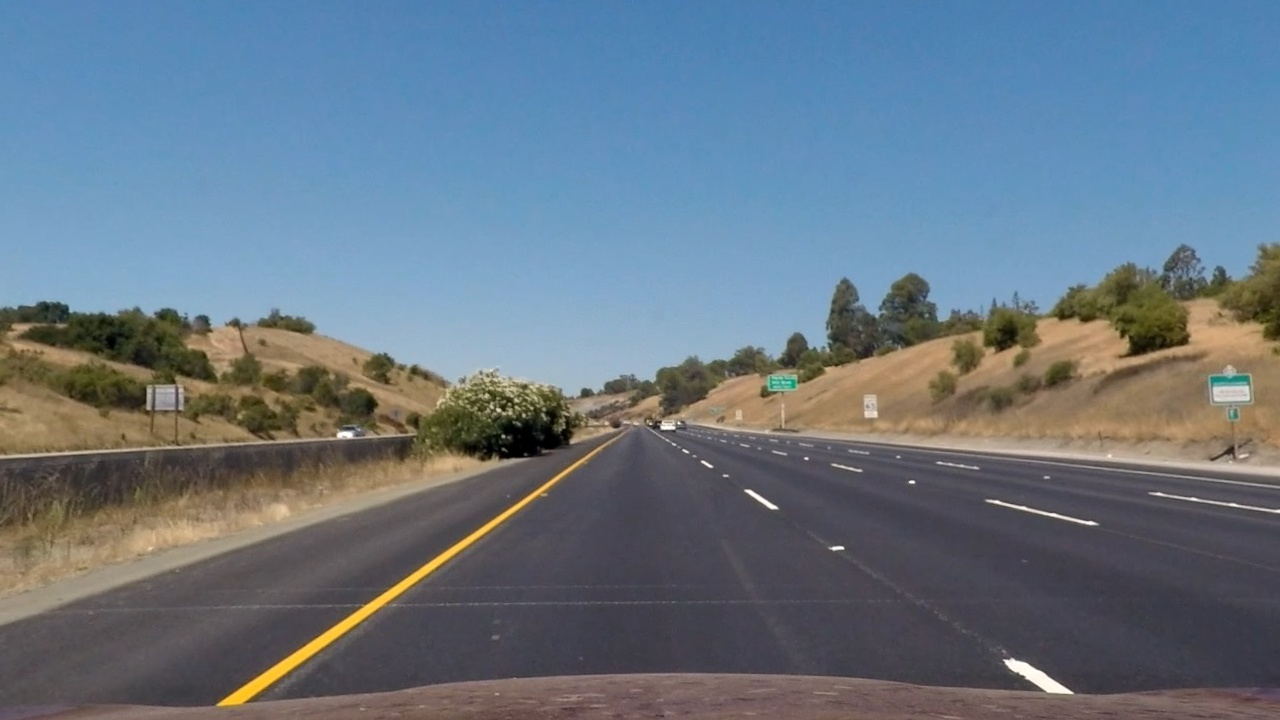
#> input picture output_images/test_images/straight_lines1.jpg, 1280 x 720 px; its folder holds 5 pictures in this run
$ jupyter execute --allow-errors P2.ipynb   (shell and % lines are left out)   (older library calls are emulated)
#> lines starting #> are read from the running program, lines starting #| are printed output that depends on the picture; after the words box and inside, x2 and y2 are one past the last pixel; in counts of white or black regions, pixels touching at a corner belong together; long printed decimals are rounded
[cell 1]
import numpy as np
import cv2
import glob
import matplotlib.pyplot as plt
import os

[cell 2]
def plot_figures(figures, nrows = 1, ncols=2):
    """Plot a dictionary of figures.

    Parameters
    ----------
    figures : <title, figure> dictionary
    ncols : number of columns of subplots wanted in the display
    nrows : number of rows of subplots wanted in the figure
    """
    fig, axeslist = plt.subplots(ncols=ncols, nrows=nrows)
    print(len(figures))
    for ind,title in enumerate(figures):
        axeslist.ravel()[ind].imshow(figures[title])
        axeslist.ravel()[ind].set_title(title)
        axeslist.ravel()[ind].set_axis_off()
    plt.tight_layout()
    plt.show()

[cell 3]
def show_images(images, cols = 1, titles = None):
    """Display a list of images in a single figure with matplotlib.

    Parameters
    ---------
    images: List of np.arrays compatible with plt.imshow.

    cols (Default = 1): Number of columns in figure (number of rows is
                        set to np.ceil(n_images/float(cols))).

    titles: List of titles corresponding to each image. Must have
            the same length as titles.
    """
    #print(len(titles))
    assert((titles is None)or (len(images) == len(titles)))
    n_images = len(images)
    if titles is None: titles = ['Image (%d)' % i for i in range(1,n_images + 1)]
    fig = plt.figure()
    for n, (image, title) in enumerate(zip(images, titles)):
        a = fig.add_subplot(cols, np.ceil(n_images/float(cols)), n + 1)
        if image.ndim == 2:
            plt.gray()
        plt.imshow(image)
        a.set_title(title)
        a.set_axis_off()
    fig.set_size_inches(np.array(fig.get_size_inches()) * n_images)
    plt.show()

[cell 4]
import matplotlib.image as mpimg
images = glob.glob('test_images/*.jpg')
image_list = []
title_list = []
for fname in images:
    img = mpimg.imread(fname)
#> img is the input picture: shape (720, 1280, 3); mean R, G, B 103.6, 118.3, 131.6
    file_name = fname.split("/")[1]
    undistort_img = mpimg.imread(os.path.join('output_images',fname))
    image_list.append(img)
    image_list.append(undistort_img)
    title_list.append(fname)
    title_list.append("output_images/" + fname)
#> (the rest of this cell did not finish here and is left out)


[cell 5]
def calibtrate_camera():
    # prepare object points, like (0,0,0), (1,0,0), (2,0,0) ....,(6,5,0)
    objp = np.zeros((9*6,3),np.float32)
    objp[:,:2] = np.mgrid[0:9,0:6].T.reshape(-1,2)

    # Arrays to store object points and image points from all the images.
    objpoints = [] # 3d points in real world space
    imgpoints = [] # 2d points in image plane

    # Make a list of calibration images
    images = glob.glob('camera_cal/calibration*.jpg')
#     f, (ax1,ax2) = plt.subplots(1,2,figsize=(24,9))
#     f.tight_layout()
    for fname in images:
        img = cv2.imread(fname)
        gray = cv2.cvtColor(img,cv2.COLOR_BGR2GRAY)
        # Find the chessboard corners
        ret, corners = cv2.findChessboardCorners(gray,(9,6),None)
        if ret == True:
            objpoints.append(objp)
            imgpoints.append(corners)
    ret, mtx, dist, rvecs, tvecs = cv2.calibrateCamera(objpoints,imgpoints,gray.shape[::-1],None,None)
    # [5 lines of commented-out code are left out]
    return mtx, dist
#> (the rest of this cell did not finish here and is left out)

[cell 6]
def undistort_images(path):
#> called with path = 'test_images'
    images = glob.glob(path + '/*.jpg')
    for fname in images:
        img = cv2.imread(fname)
        undist = cv2.undistort(img,mtx,dist,None,mtx)
        cv2.imwrite(os.path.join('output_images/',fname),undist)
#> (the rest of this cell did not finish here and is left out)

[cell 7]
# Import everything needed to edit/save/watch video clips
from moviepy.editor import VideoFileClip
from IPython.display import HTML
output_video = 'project_video.mp4'
## To speed up the testing process you may want to try your pipeline on a shorter subclip of the video
## To do so add .subclip(start_second,end_second) to the end of the line below
## Where start_second and end_second are integer values representing the start and end of the subclip
## You may also uncomment the following line for a subclip of the first 5 seconds
#clip1 = VideoFileClip("test_videos/solidWhiteRight.mp4").subclip(0,5)
#> (the rest of this cell did not finish here and is left out)

[cell 8]
output_video = 'project_video.mp4'
HTML("""
<video width="960" height="540" controls>
  <source src="{0}">
</video>
""".format(output_video))

[cell 9]
def abs_sobel_thresh(gray, orient='x', sobel_kernel=3, thresh=(0, 255)):
    # Calculate directional gradient
    # Apply threshold
    x = 1 if orient == 'x' else 0
    y = 1 if orient == 'y' else 0
    sobel = cv2.Sobel(gray,cv2.CV_64F,x,y,ksize=sobel_kernel)
    sobel_abs = np.absolute(sobel)
    sobel_scaled = np.uint8(255*sobel_abs/np.max(sobel_abs))
    grad_binary = np.zeros_like(sobel_scaled)
    grad_binary[(sobel_scaled >= thresh[0]) & (sobel_scaled <= thresh[1])] = 1
    return grad_binary

def mag_thresh(gray, sobel_kernel=3, mag_thresh=(0, 255)):
    # Calculate gradient magnitude
    # Apply threshold
    sobel_x = cv2.Sobel(gray,cv2.CV_64F,1,0,ksize=sobel_kernel)
    sobel_y = cv2.Sobel(gray,cv2.CV_64F,0,1,ksize=sobel_kernel)
    sobel_mag = np.sqrt(np.square(sobel_x) + np.square(sobel_y))
    sobel_mag_abs = np.absolute(sobel_mag)
    sobel_mag_scaled = np.uint8(255*sobel_mag_abs/np.max(sobel_mag_abs))
    mag_binary = np.zeros_like(sobel_mag_scaled)
    mag_binary[(sobel_mag_scaled >= mag_thresh[0]) & (sobel_mag_scaled <= mag_thresh[1])] = 1
    return mag_binary

def dir_threshold(gray, sobel_kernel=3, thresh=(0, np.pi/2)):
    # Calculate gradient direction
    # Apply threshold
    sobel_x = cv2.Sobel(gray,cv2.CV_64F,1,0,ksize=sobel_kernel)
    sobel_y = cv2.Sobel(gray,cv2.CV_64F,0,1,ksize=sobel_kernel)
    sobel_abs_dir = np.arctan2(np.absolute(sobel_y),np.absolute(sobel_x))
    dir_binary = np.zeros_like(sobel_abs_dir)
    dir_binary[(sobel_abs_dir >= thresh[0]) & (sobel_abs_dir <= thresh[1])] = 1
    return dir_binary
def color_threshold(img,thresh):
    hls_img = cv2.cvtColor(img,cv2.COLOR_BGR2HLS)
    S = hls_img[:,:,2]
    binary = np.zeros_like(S)
    binary[(S >= thresh[0]) & (S <= thresh[1])]=1
    return binary

[cell 10]
image = cv2.imread('output_images/test_images/test5.jpg')
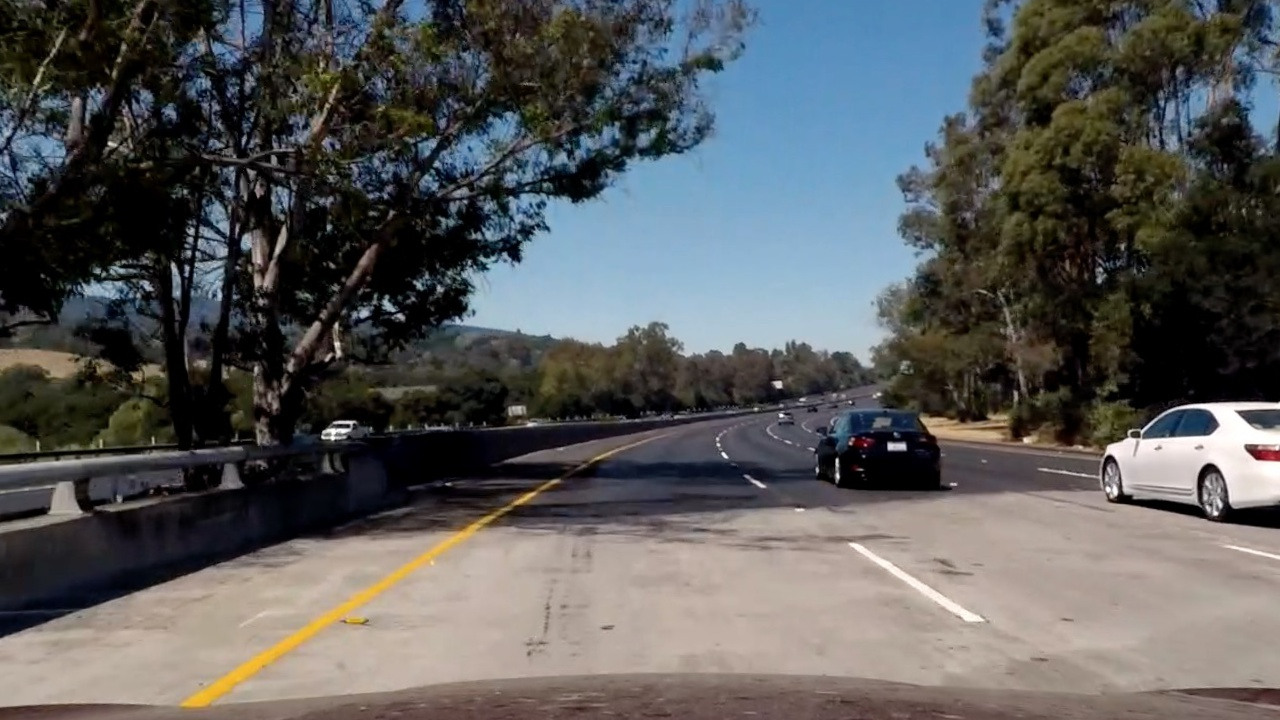
#> input picture output_images/test_images/test5.jpg, 1280 x 720 px
#> image is the input picture: shape (720, 1280, 3); mean B, G, R 90.8, 90.6, 89.7
ksize = 11
S_binary = color_threshold(image,(90,255))
#> in color_threshold, `hls_img = cv2.cvtColor(img,cv2.COLOR_BGR2HLS)`: hls_img: shape (720, 1280, 3); mean of channels 0, 1, 2 55.3, 90.3, 67
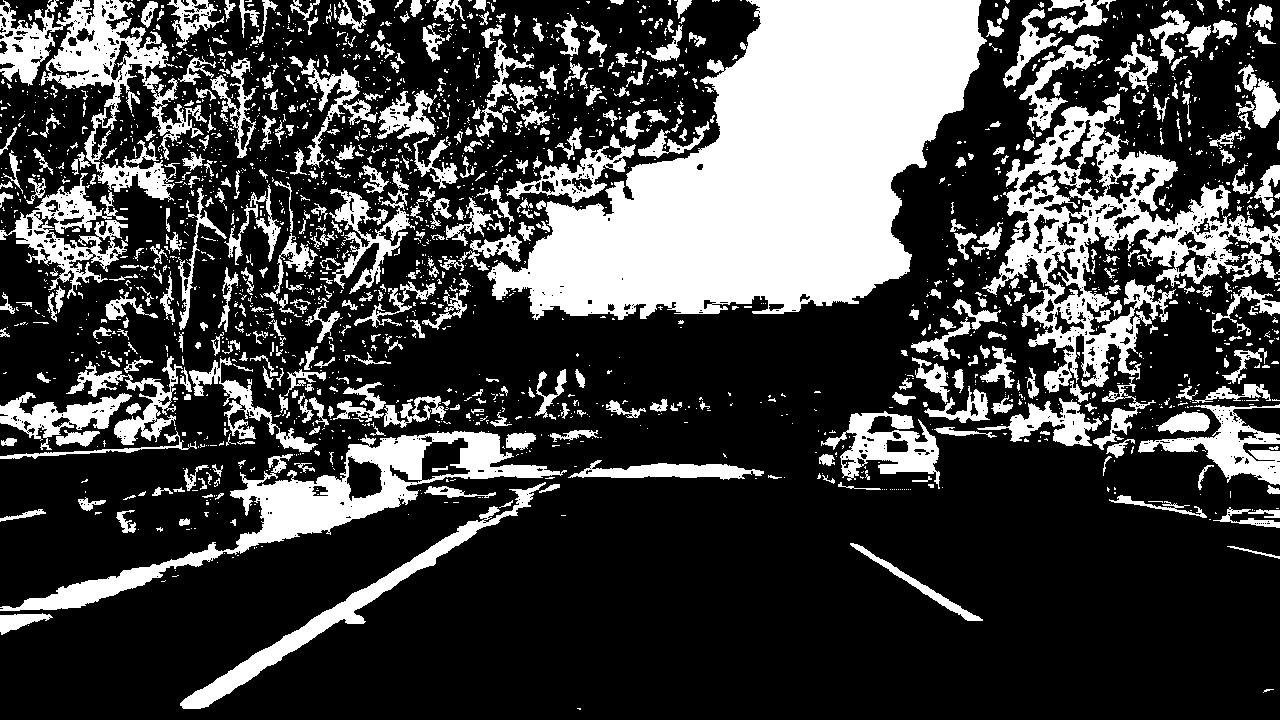
#> S_binary: shape (720, 1280); values 0 (black) and 1 (white), 27.1% white; 2210 white regions (1722 under 20 px), largest, box (x1, y1, x2, y2) and area: (487, 0, 987, 320) 87758, (982, 93, 1280, 393) 24539, (0, 431, 567, 611) 15710
gray = cv2.cvtColor(image,cv2.COLOR_BGR2GRAY)
hls_img = cv2.cvtColor(image,cv2.COLOR_BGR2HLS)
S_channel = hls_img[:,:,2]
gradx = abs_sobel_thresh(S_channel, orient='x', sobel_kernel=ksize, thresh=(20, 100))
#> gradx: shape (720, 1280); values 0 (black) and 1 (white), 22.9% white; 1737 white regions (1067 under 20 px), largest, box (x1, y1, x2, y2) and area: (129, 10, 577, 473) 43398, (1, 0, 296, 327) 28298, (951, 111, 1190, 448) 21596
grady = abs_sobel_thresh(gray, orient='y', sobel_kernel=ksize, thresh=(20, 100))
#> grady: shape (720, 1280); values 0 (black) and 1 (white), 18.1% white; 2782 white regions (1581 under 20 px), largest, box (x1, y1, x2, y2) and area: (0, 475, 688, 642) 8526, (384, 383, 878, 475) 7936, (900, 398, 1280, 480) 5535
mag_binary = mag_thresh(S_channel, sobel_kernel=ksize, mag_thresh=(30, 100))
#> mag_binary: shape (720, 1280); values 0 (black) and 1 (white), 23.6% white; 950 white regions (636 under 20 px), largest, box (x1, y1, x2, y2) and area: (0, 0, 711, 712) 113498, (889, 6, 1280, 501) 48179, (807, 409, 951, 493) 3999
dir_binary = dir_threshold(S_channel, sobel_kernel=ksize, thresh=(0.7, 1.3))
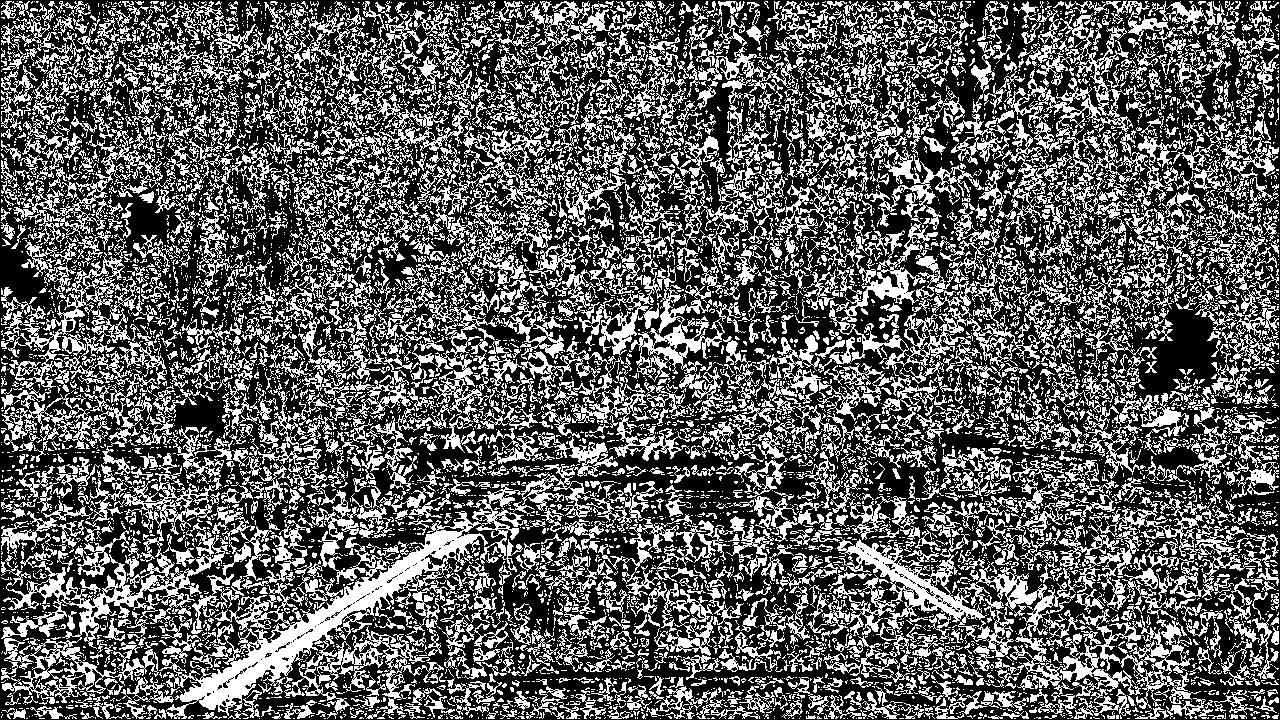
#> dir_binary: shape (720, 1280) float64; values 0 (black) and 1 (white), 37.1% white in thin lines or dots

f, (ax0,ax1, ax2,ax3,ax4) = plt.subplots(1, 5, figsize=(30, 12))
f.tight_layout()
ax0.imshow(S_binary,cmap='gray')
ax0.set_title('S Channel',fontsize=50)
ax1.imshow(gradx,cmap='gray')
ax1.set_title('Grad X', fontsize=50)
ax2.imshow(grady, cmap='gray')
ax2.set_title('Grad Y', fontsize=50)

ax3.imshow(mag_binary)
ax3.set_title('Mag ', fontsize=50)
ax4.imshow(dir_binary, cmap='gray')
ax4.set_title('Dir.', fontsize=50)
plt.subplots_adjust(left=0., right=1, top=0.9, bottom=0.)

[cell 11]
combined = np.zeros_like(gradx)
combined1 = np.zeros_like(gradx)

#combined[((gradx == 1) & (grady == 1)) | ((mag_binary == 1) & (dir_binary == 1))] = 1
combined[((S_binary == 1 ) | (gradx == 1))] = 1
#combined1[((S_binary == 1 ) | (gradx == 1))] = 1

#print(combined.shape)
# Plot the result
f, (ax1, ax2) = plt.subplots(1, 2, figsize=(24, 9))
f.tight_layout()
ax1.imshow(image)
ax1.set_title('Original Image', fontsize=50)
ax2.imshow(combined, cmap='gray')
ax2.set_title('Thresholded Grad. Dir.', fontsize=50)
plt.subplots_adjust(left=0., right=1, top=0.9, bottom=0.)
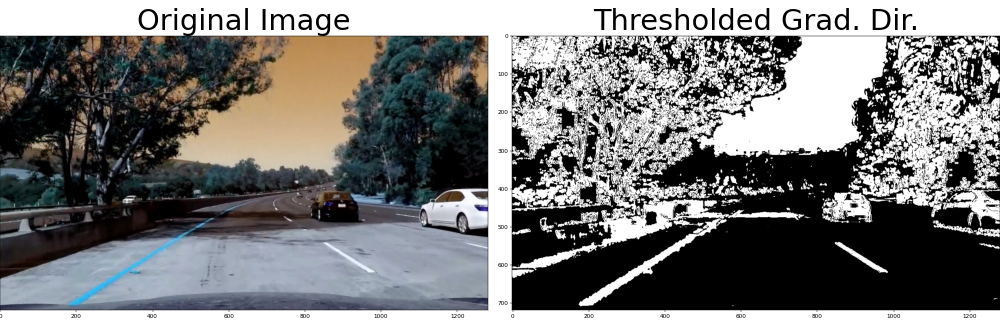
#> figure drawn by matplotlib, 2 panels; B, G, R data is drawn as R, G, B

[cell 12]
image = cv2.imread('output_images/test_images/test5.jpg')
img_size = image.shape[0:2:][::-1]
#> img_size = (1280, 720)
print(img_size)
#| (1280, 720)
src = np.float32(
    [[(img_size[0] / 2) - 55, img_size[1] / 2 + 100],
    [((img_size[0] / 6) - 10), img_size[1]],
    [(img_size[0] * 5 / 6) + 60, img_size[1]],
    [(img_size[0] / 2 + 55), img_size[1] / 2 + 100]])
dst = np.float32(
    [[(img_size[0] / 4), 0],
    [(img_size[0] / 4), img_size[1]],
    [(img_size[0] * 3 / 4), img_size[1]],
    [(img_size[0] * 3 / 4), 0]])
print(src)
#| [[ 585.       460.     ]
#|  [ 203.333  720.     ]
#|  [1126.6666   720.     ]
#|  [ 695.       460.     ]]
print(dst)
#| [[320.   0.]
#|  [320. 720.]
#|  [960. 720.]
#|  [960.   0.]]

[cell 13]
M = cv2.getPerspectiveTransform(src,dst)
Minv = cv2.getPerspectiveTransform(dst,src)
#warped_image = cv2.warpPerspective(image,M,img_size,flags=cv2.INTER_LINEAR)
warped = cv2.warpPerspective(image, M, img_size, flags=cv2.INTER_LINEAR)
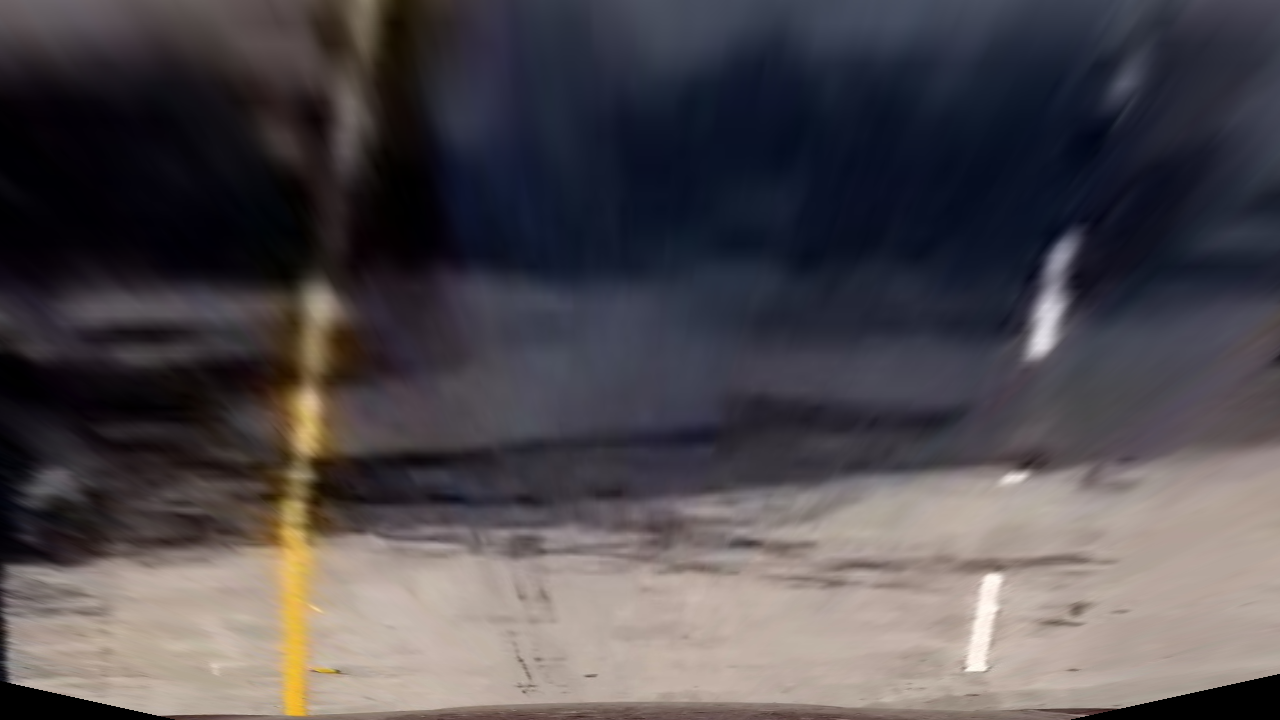
#> warped: shape (720, 1280, 3); mean B, G, R 77.9, 74.3, 79.3
#> (the rest of this cell did not finish here and is left out)

#> the loop in show_images, `for n, (image, title) in enumerate(zip(images, titles)):` made 1 pass
#> title on pass 1: 'Original Image'
